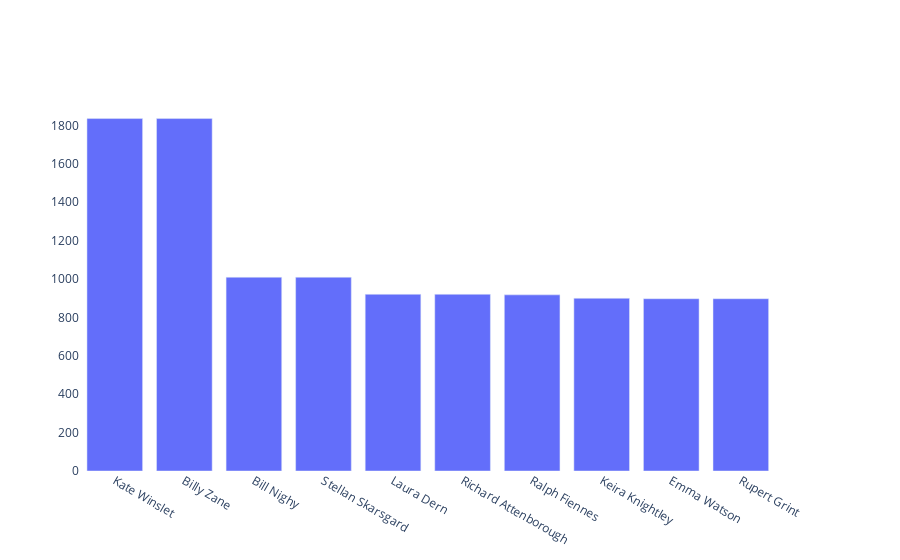

Source (notebook cell):
### Code cell
fig = make_subplots(specs=[[{"secondary_y": True}]])

fig.add_trace(go.Bar(x=df.index, y=df['FilmBoxOfficeDollars'].iloc[0:10]))

fig.update_layout(paper_bgcolor='rgba(0,0,0,0)', plot_bgcolor='rgba(0,0,0,0)')

fig

### Figure 1 — Plotly figure (JSON) as saved in the notebook; plotly's stock layout.template omitted (floating-point values rounded to 4 significant figures; data arrays with more than 128 entries replaced by an {"elided": "..."} marker saying what was removed)
{"data": [{"type": "bar", "x": {"elided": "338 str values"}, "y": [1835.0, 1835.0, 1009.0, 1009.0, 920.1, 920.1, 917.2, 899.3, 897.1, 897.1]}], "layout": {"paper_bgcolor": "rgba(0,0,0,0)", "plot_bgcolor": "rgba(0,0,0,0)", "xaxis": {"anchor": "y", "domain": [0, 0.94]}, "yaxis": {"anchor": "x", "domain": [0, 1]}, "yaxis2": {"anchor": "x", "overlaying": "y", "side": "right"}}}
